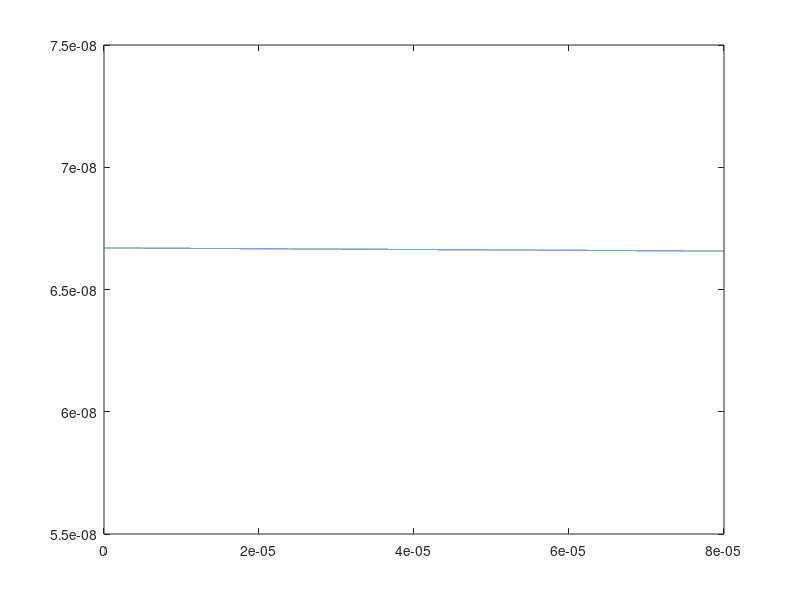

Reproduce this figure in MATLAB.
%Coefficients (with 95% confidence bounds):
%x = input('请输入光轴倾角');
x = linspace(0,0.00008,40000);
a0 =   7.363e-05 ;% (7.347e-05, 7.379e-05)
a1 =  -8.187e-05 ;%(-8.207e-05, -8.167e-05);
b1 =  -2.305e-05 ; %(-2.31e-05, -2.3e-05);
a2 =   7.352e-06 ; %(7.3e-06, 7.403e-06);
b2 =   1.373e-05 ; %(1.372e-05, 1.375e-05);
a3 =   9.547e-07 ; %(9.457e-07, 9.637e-07);
b3 =  -1.768e-06 ; %(-1.773e-06, -1.762e-06);
w =       1.798  ; %(1.795, 1.801);
S21output =  a0 + a1.*cos(x*w) + b1.*sin(x*w) + a2.*cos(2*x*w) + b2.*sin(2*x*w) + a3.*cos(3*x*w) + b3.*sin(3*x*w);
plot(x,S21output);
%fprintf ('应变量为%f',S21output)